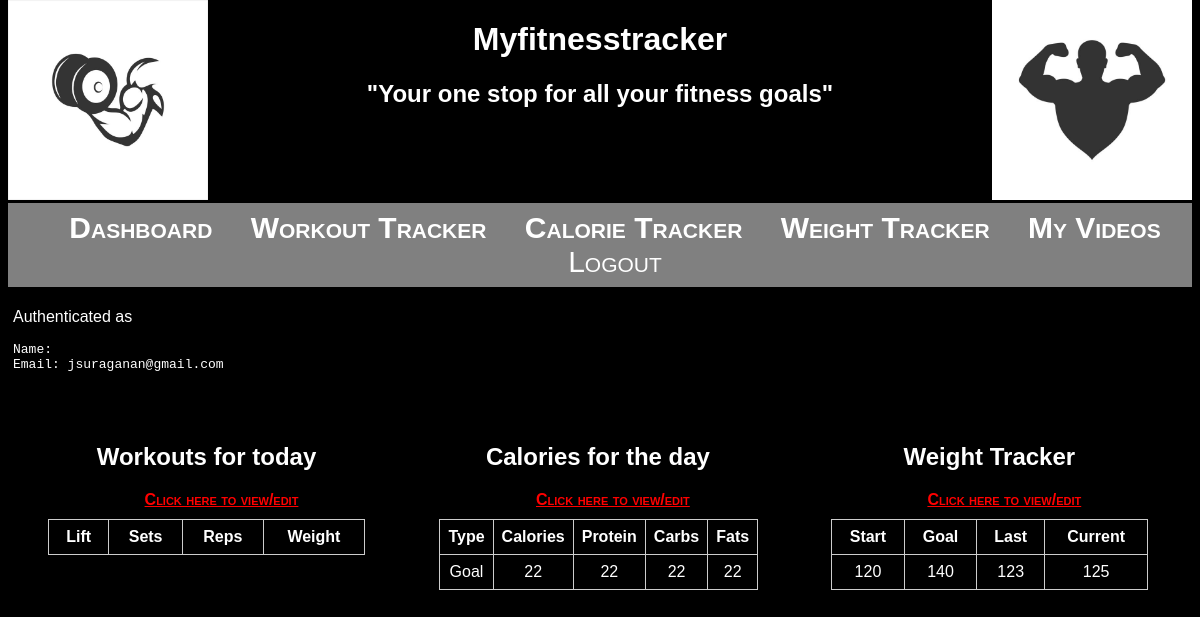
The app's page /dashboard/ (signed in), older data.
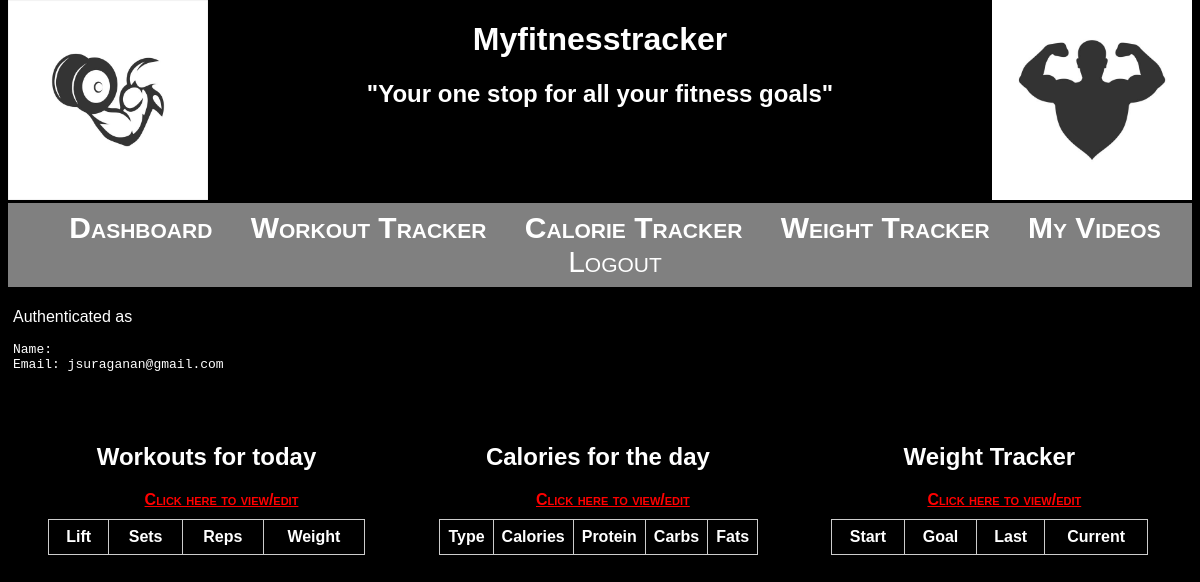
The same page, newer data.
### myfitness/models.py (models this page shows)
class Calorie(models.Model):
    class Meta:
        unique_together = (('user_name', 'type'),)
    user_name = models.CharField(max_length=50)
    type = models.CharField(max_length=10)
    calorie = models.IntegerField(max_length=3)
    protein = models.IntegerField(max_length=3)
    carbs = models.IntegerField(max_length=3)
    fats = models.IntegerField(max_length=3)

class Weight(models.Model):
    class Meta:
        unique_together = (('user_name'),)
    user_name = models.CharField(max_length=50)
    date = models.DateField(default= date.today().strftime('%d-%m-%Y'))
    start = models.IntegerField(max_length=3)
    goal = models.IntegerField(max_length=3)
    last = models.IntegerField(max_length=3)
    current = models.IntegerField(max_length=3)

### myfitness/views.py (the view)
# urls.py: path("dashboard/", views.dashboard, name="dashboard"),
def dashboard(request):
    context = {}
    user = request.user.username
    today = date.today()
    fitnesss = Fitness.objects.filter(user_name=user,date=today)
    context ['fitnesss'] = fitnesss
    calorie = Calorie.objects.filter(user_name=user)
    context ['calories'] = calorie
    weight = Weight.objects.filter(user_name=user)
    context ['weights'] = weight
    return render(request, "myfitness/dashboard.html", context)

### myfitness/templates/myfitness/dashboard.html (shortened to what this page needs)
{% extends "myfitness/auth_layout.html" %}
{% block content %}
{% if user.is_authenticated %}
<p>Authenticated as
<pre>
Name: {{ user.get_full_name }}
Email: {{ user.email }}
</pre>
</p>
<div class="boxes.container">
    <div class="info-box">
        <h2>Workouts for today</h2>
        <a href="{% url 'workouttracker' %}"class="navbar-item">Click here to view/edit</a>
        <div class="box">
            <table>
                <thead>
                    <tr>
                        <th>Lift</th>
                        <th>Sets</th>
                        <th>Reps</th>
                        <th>Weight</th>
                    </tr>
                </thead>
            </table>
        </div>
    </div>
    <div class="info-box">
        <h2>Calories for the day</h2>
        <a href="{% url 'calories' %}"class="navbar-item">Click here to view/edit</a>
        <div class="box">
            <table>
                <thead>
                    <tr>
                        <th>Type</th>
                        <th>Calories</th>
                        <th>Protein</th>
                        <th>Carbs</th>
                        <th>Fats</th>
                    </tr>
                </thead>
                <tbody>
                    {% for calorie in calories %}
                    <tr>
                        <td>{{ calorie.type }}</td>
                        <td>{{ calorie.calorie }}</td>
                        <td>{{ calorie.protein }}</td>
                        <td>{{ calorie.carbs }}</td>
                        <td>{{ calorie.fats }}</td>
                    </tr>
                    {% endfor %}
                </tbody>
            </table>
        </div>
    </div>
    <div class="info-box">
        <h2>Weight Tracker</h2>
        <a href="{% url 'weight' %}"class="navbar-item">Click here to view/edit</a>
        <div class="box">
            <table>
                <thead>
                    <tr>
                        <th>Start</th>
                        <th>Goal</th>
                        <th>Last</th>
                        <th>Current</th>
                    </tr>
                </thead>
                <tbody>
                    {% for weight in weights %}
                    <tr>
                        <td>{{ weight.start }}</td>
                        <td>{{ weight.goal }}</td>
                        <td>{{ weight.last }}</td>
                        <td>{{ weight.current }}</td>
                    </tr>
                    {% endfor %}
                </tbody>
            </table>
        </div>
    </div>
</div>
{% else %}
<p>You are not logged in</p>
<p>You can <a href="{% url 'login' %}?next={{ request.path }}">Login</a> if you like.</p>
{% endif %}
{% endblock %}

### myfitness/templates/myfitness/auth_layout.html (shortened to what this page needs)
<!DOCTYPE html>
<html>
<head>
    {% load static %}
    <link rel="stylesheet" type="text/css" href="{% static 'myfitness/myfitness.css' %}"/>
</head>
<body>
    <div class="container">
        <img class="workout1" src="{% static 'myfitness/images/workout1.jpeg' %}" alt="Workout1">
        <img class="workout2" src="{% static 'myfitness/images/workout2.jpeg' %}" alt="Workout2">
        <div class="center-text">
            <h1>Myfitnesstracker</h1>
            <h2>"Your one stop for all your fitness goals"</h2>
        </div>
    </div>
<div class="navbar">
    <a href="{% url 'dashboard' %}" class="navbar-item">Dashboard</a>
    <a href="{% url 'workouttracker' %}" class="navbar-item">Workout Tracker</a>
    <a href="{% url 'calories' %}" class="navbar-item">Calorie Tracker</a>
    <a href="{% url 'weight' %}" class="navbar-item">Weight Tracker</a>
    <a href="{% url 'display_videos' %}" class="navbar-item">My Videos</a>
    <form method="POST" action="{% url 'logout' %}" style="display:inline;">
        <button type="submit" class="navbar-item logout-button">Logout</button>
    </form>
</div>
<div class="auth-content">
    {% block content %}
    {% endblock %}
</div>
</body>
</html>

### myfitness/static/myfitness/myfitness.css (style rules this page uses)
.workout1 { width: 200px; height: 200px; position: absolute; top: 0; left: 0; padding-left: 8px; }
.workout2 { width: 200px; height: 200px; position: absolute; top: 0; right: 0; padding-right: 8px; }
.center-text { color:white; text-align: center; font-family: 'Trebuchet MS', 'Lucida Sans Unicode', 'Lucida Grande', 'Lucida Sans', Arial, sans-serif; }
body { background-color: black; }
.navbar { background-color: grey; font-size: 30px; font-family: 'Trebuchet MS', 'Lucida Sans Unicode', 'Lucida Grande', 'Lucida Sans', Arial, sans-serif; color: white; padding: 8px 5px 8px 5px; text-align: center; margin-top: 95px; }
.navbar a { text-decoration: none; color: inherit; }
.navbar-item { font-variant: small-caps; margin-left: 30px; }
.info-box { padding: 25px; margin: 10px; text-align: center; color: white; width: 27%; display: inline-block; margin-top: 10px; }
a { color: red; font-weight: bolder; }
.auth-content { padding: 5px; font-family:'Trebuchet MS', 'Lucida Sans Unicode', 'Lucida Grande', 'Lucida Sans', Arial, sans-serif; color:white; }
table { width: 100%; border-collapse: collapse; }
th, td { border: 1px solid #ccc; padding: 8px; text-align: center; }
.box { margin-top: 10px; }
.navbar-item.logout-button { background: none; border: none; color: inherit; font: inherit; cursor: pointer; padding: 0; font-variant: small-caps; margin-left: 30px; text-decoration: none; }

Row changes from the older to the newer data that the page shows:
removed Calorie: type "Goal", calorie "22", protein "22", carbs "22", fats "22"
removed Weight: start "120", goal "140", last "123", current "125"
